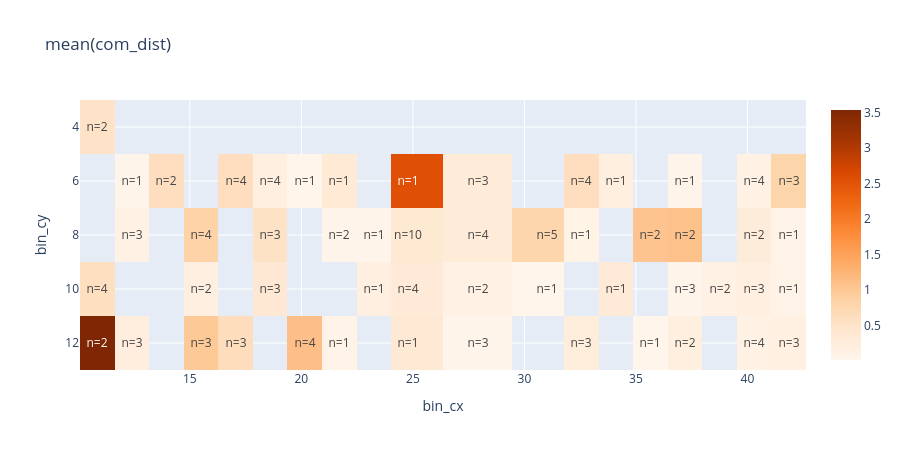

This figure's notebook cell:
### Code cell
if 'com_dist' in df.columns:
    plot_com_error_heatmap(df, split='eval/base')
else:
    print('No inference run loaded — com_dist unavailable in dataset-only mode.')

### Figure 1 — Plotly figure (JSON) as saved in the notebook; plotly's stock layout.template omitted (floating-point values rounded to 4 significant figures)
{"data": [{"colorscale": [[0, "rgb(255,245,235)"], [0.125, "rgb(254,230,206)"], [0.25, "rgb(253,208,162)"], [0.375, "rgb(253,174,107)"], [0.5, "rgb(253,141,60)"], [0.625, "rgb(241,105,19)"], [0.75, "rgb(217,72,1)"], [0.875, "rgb(166,54,3)"], [1, "rgb(127,39,4)"]], "text": [["n=2", "", "", "", "", "", "", "", "", "", "", "", "", "", "", "", "", "", ""], ["", "n=1", "n=2", "", "n=4", "n=4", "n=1", "n=1", "", "n=1", "n=3", "", "n=4", "n=1", "", "n=1", "", "n=4", "n=3"], ["", "n=3", "", "n=4", "", "n=3", "", "n=2", "n=1", "n=10", "n=4", "n=5", "n=1", "", "n=2", "n=2", "", "n=2", "n=1"], ["n=4", "", "", "n=2", "", "n=3", "", "", "n=1", "n=4", "n=2", "n=1", "", "n=1", "", "n=3", "n=2", "n=3", "n=1"], ["n=2", "n=3", "", "n=3", "n=3", "", "n=4", "n=1", "", "n=1", "n=3", "", "n=3", "", "n=1", "n=2", "", "n=4", "n=3"]], "texttemplate": "%{text}", "type": "heatmap", "x": [10.85, 12.4, 13.95, 15.5, 17.05, 18.6, 20.15, 21.7, 23.25, 24.8, 27.9, 31, 32.55, 34.1, 35.65, 37.2, 38.75, 40.3, 41.85], "y": [4, 6, 8, 10, 12], "z": [[0.5052, NaN, NaN, NaN, NaN, NaN, NaN, NaN, NaN, NaN, NaN, NaN, NaN, NaN, NaN, NaN, NaN, NaN, NaN], [NaN, 0.04369, 0.6027, NaN, 0.6099, 0.178, 0.01122, 0.3381, NaN, 2.542, 0.2858, NaN, 0.6093, 0.1894, NaN, 0.03042, NaN, 0.1152, 0.7997], [NaN, 0.1152, NaN, 0.8393, NaN, 0.5392, NaN, 0.03893, 0.03052, 0.3739, 0.28, 0.769, 0.08457, NaN, 1.048, 1.085, NaN, 0.2615, 0.07835], [0.5819, NaN, NaN, 0.1837, NaN, 0.3818, NaN, NaN, 0.1822, 0.32, 0.09922, 0.0129, NaN, 0.3242, NaN, 0.02646, 0.1232, 0.1735, 0.07469], [3.536, 0.2132, NaN, 0.9795, 0.6345, NaN, 1.107, 0.09042, NaN, 0.3576, 0.03853, NaN, 0.2608, NaN, 0.01767, 0.1876, NaN, 0.1123, 0.1639]]}], "layout": {"height": 450, "title": {"text": "mean(com_dist)"}, "xaxis": {"title": {"text": "bin_cx"}}, "yaxis": {"autorange": "reversed", "title": {"text": "bin_cy"}}}}
